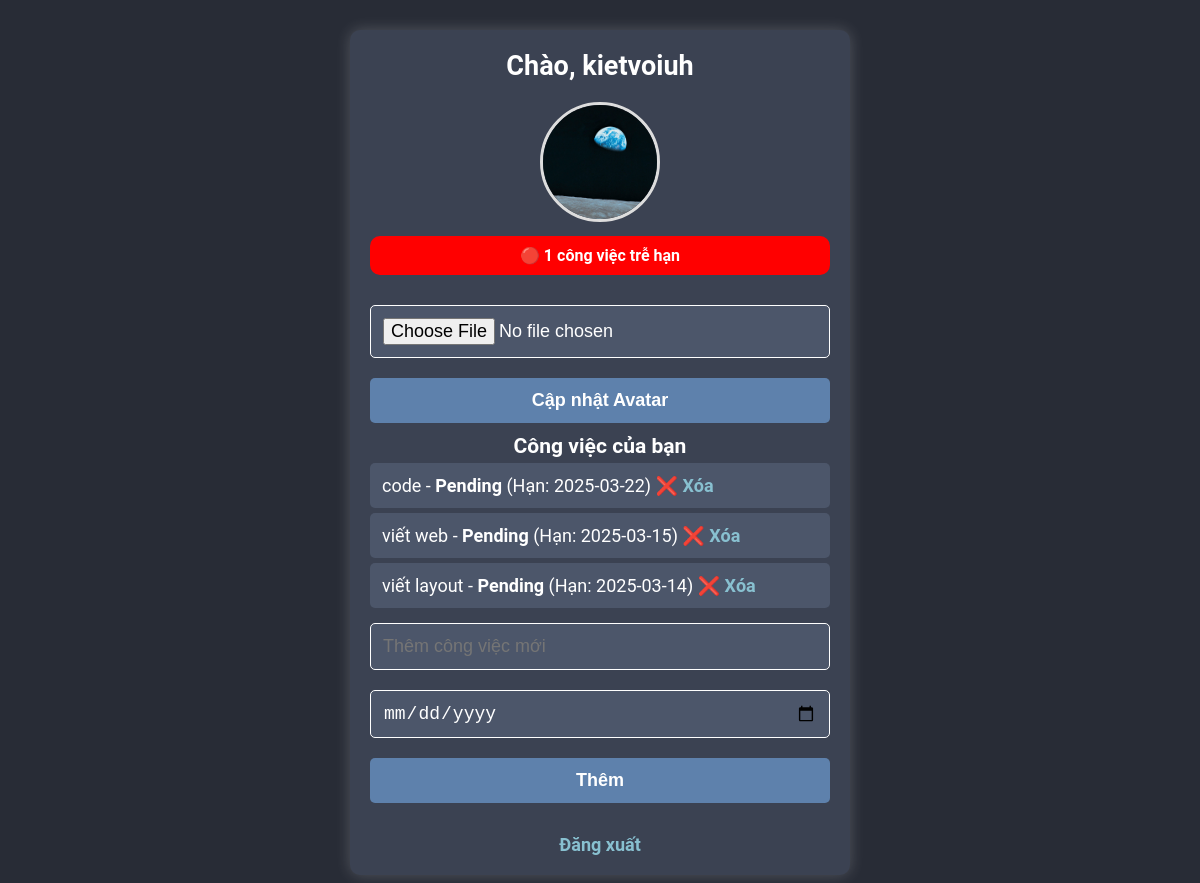
Page /dashboard (signed in) on the committed database.
### app.py (models this page shows)
class User(db.Model):
    id = db.Column(db.Integer, primary_key=True)
    username = db.Column(db.String(150), unique=True, nullable=False)
    password = db.Column(db.String(150), nullable=False)
    is_admin = db.Column(db.Boolean, default=False)
    avatar = db.Column(db.String(300), default='default-avatar.png')

class Task(db.Model):
    id = db.Column(db.Integer, primary_key=True)
    title = db.Column(db.String(200), nullable=False)
    due_date = db.Column(db.DateTime, nullable=True)
    status = db.Column(db.String(50), default='Pending')
    user_id = db.Column(db.Integer, db.ForeignKey('user.id'))

### app.py (the view)
@app.route('/dashboard')
def dashboard():
    if 'user_id' not in session:
        return redirect(url_for('login'))
    user = db.session.get(User, session['user_id'])
    current_time = datetime.utcnow()
    overdue_tasks = Task.query.filter(
        Task.user_id == user.id,
        Task.due_date.isnot(None),
        Task.due_date < current_time,
        Task.status != 'Completed'
    ).count()
    tasks = Task.query.filter_by(user_id=user.id).all()
    return render_template('dashboard.html', current_user=user, tasks=tasks, overdue_tasks=overdue_tasks, current_time=current_time)

### templates/dashboard.html (shortened to what this page needs)
<!DOCTYPE html>
<html lang="vi">
<head>
    <link rel="stylesheet" type="text/css" href="{{ url_for('static', filename='style.css') }}">
</head>
<body>
    <div class="container">
        <h2>Chào, {{ current_user.username }}</h2>
        <div class="avatar-container">
            <img src="{{ url_for('static', filename='uploads/' + current_user.avatar) }}"
                 width="100" height="100" alt="Avatar" class="avatar">
            {% if overdue_tasks > 0 %}
            <span class="overdue-alert">🔴 {{ overdue_tasks }} công việc trễ hạn</span>
            {% endif %}
        </div>
        <form action="{{ url_for('upload_avatar') }}" method="post" enctype="multipart/form-data">
            <input type="file" name="avatar" accept="image/*" required>
            <button type="submit">Cập nhật Avatar</button>
        </form>
        <h3>Công việc của bạn</h3>
        <ul class="task-list">
            {% for task in tasks %}
                <li {% if task.due_date and task.due_date < current_time and task.status != 'Completed' %}class="overdue"{% endif %}>
                    {{ task.title }} - <strong>{{ task.status }}</strong>
                    (Hạn: {% if task.due_date %}{{ task.due_date.strftime('%Y-%m-%d') }}{% else %}Chưa đặt{% endif %})
                    <a href="{{ url_for('delete_task', task_id=task.id) }}">❌ Xóa</a>
                </li>
            {% endfor %}
        </ul>
        <form action="{{ url_for('add_task') }}" method="post">
            <input type="text" name="title" placeholder="Thêm công việc mới" required>
            <input type="date" name="due_date">
            <button type="submit">Thêm</button>
        </form>
        <br>
        <a href="{{ url_for('logout') }}">Đăng xuất</a>
    </div>
</body>
</html>

### static/style.css (style rules this page uses)
* { margin: 0; padding: 0; box-sizing: border-box; }
body { font-family: "Roboto", sans-serif; background-color: #282c36; color: #ffffff; text-align: center; font-size: 18px; }
.container { width: 90%; max-width: 500px; margin: 30px auto; background: #3b4252; padding: 20px; border-radius: 10px; box-shadow: 0 0 15px rgba(255, 255, 255, 0.2); }
h1, h2 { text-align: center; margin-bottom: 20px; }
input, button { width: 100%; padding: 12px; margin: 10px 0; border: 1px solid #ffffff; border-radius: 5px; font-size: 18px; background: #4c566a; color: white; }
button { background-color: #5e81ac; font-weight: bold; border: none; cursor: pointer; }
a { text-decoration: none; color: #88c0d0; font-weight: bold; }
.task-list, .user-list { list-style-type: none; padding: 0; }
.task-list li, .user-list li { background: #4c566a; margin: 5px 0; padding: 12px; border-radius: 5px; display: block; text-align: left; }
.avatar-container { display: block; margin: 20px auto; }
img.avatar { border-radius: 50%; border: 3px solid #ddd; width: 120px; height: 120px; object-fit: cover; }
.overdue-alert { display: block; background: red; color: white; padding: 10px; border-radius: 10px; font-size: 16px; font-weight: bold; margin-top: 10px; }
main, .container, .task-list, .user-list { display: block; }

### rows in the picture
User: username "kietvoiuh", avatar (picture)
Task: title "code", status "Pending", due_date "2025-03-22"
Task: title "viết web", status "Pending", due_date "2025-03-15"
Task: title "viết layout", status "Pending", due_date "2025-03-14"

### other values in the picture
{{ overdue_tasks }} "1"
